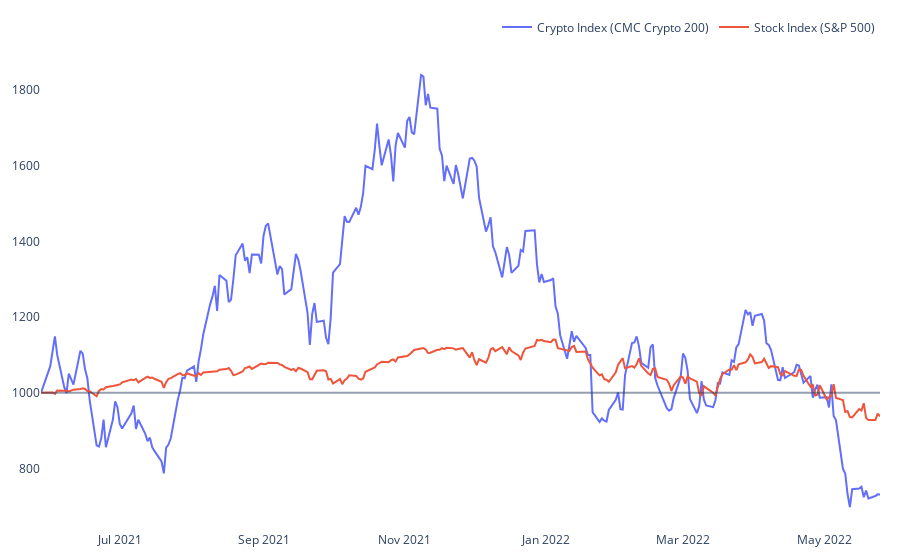

Here is the notebook cell this chart was saved with:
### Markdown cell above
<a class="anchor" id="crypto-stock-compare">

# 7. Crypto-Stock Portfolio Comparison

</a>

### Code cell
#### CLEANUP DATA
# get full data from yahoo finance
s_p = yf.Ticker("^GSPC")
crypto_index = yf.Ticker("^CMC200")
# get historical data for 1y
hist_sp = s_p.history(period="1y")
hist_crypto = crypto_index.history(period="1y")
# reset index to get date as column
hist_sp = hist_sp.reset_index()
hist_crypto = hist_crypto.reset_index()
# setup column names for plot df
column_names = ["Date", "CloseCrypto", "CloseStock",'InvestCryptoVal','InvestStockVal']
# create plot df
df_plot = pd.DataFrame(columns = column_names)
# populate date, stock and crypto prices
df_plot = df_plot.assign(Date=hist_crypto['Date'], CloseCrypto=hist_crypto['Close'], CloseStock=hist_sp['Close'])
# remove empties of last 2 rows 
df_plot = df_plot[0:-2]
# getting percent change day to day
df_plot['InvestCryptoChang'] = df_plot['CloseCrypto'].pct_change() + 1
df_plot['InvestStockChang'] = df_plot['CloseStock'].pct_change() + 1
# initializing the investment with $1000
df_plot.loc[0:0, ('InvestCryptoVal','InvestBondVal','InvestStockVal')] = 1000
# calculate how much that 1000 would change day to day
for i in range(1, len(df_plot)):
    df_plot.loc[i, 'InvestCryptoVal'] = df_plot.loc[i-1, 'InvestCryptoVal'] * df_plot.loc[i, 'InvestCryptoChang']
    df_plot.loc[i, 'InvestStockVal'] = df_plot.loc[i-1, 'InvestStockVal'] * df_plot.loc[i, 'InvestStockChang']


#### CREATE CHART 
fig = go.Figure()
fig.add_trace(go.Scatter(x=df_plot['Date'], y=df_plot['InvestCryptoVal'],
                    mode='lines',
                    name='Crypto Index (CMC Crypto 200)'))

fig.add_trace(go.Scatter(x=df_plot['Date'], y=df_plot['InvestStockVal'],
                    mode='lines',
                    name='Stock Index (S&P 500)'))
fig.add_hline(y=1000, opacity=0.5)
fig.update_layout(
    margin={'t': 20, 'l': 20, 'r': 20, 'b': 20},
    legend=dict(
        orientation="h",
        yanchor="bottom",
        y=1.02,
        xanchor="right",
        x=1),
    paper_bgcolor='rgba(0,0,0,0)',
    plot_bgcolor='rgba(0,0,0,0)',
)

fig.show()

### Figure 1 — Plotly figure (JSON) as saved in the notebook; plotly's stock layout.template omitted (floating-point values rounded to 4 significant figures; data arrays with more than 128 entries replaced by an {"elided": "..."} marker saying what was removed)
{"data": [{"mode": "lines", "name": "Crypto Index (CMC Crypto 200)", "type": "scatter", "x": {"elided": "250 str values"}, "y": {"elided": "250 float values"}}, {"mode": "lines", "name": "Stock Index (S&P 500)", "type": "scatter", "x": {"elided": "250 str values"}, "y": {"elided": "250 float values"}}], "layout": {"legend": {"orientation": "h", "x": 1, "xanchor": "right", "y": 1.02, "yanchor": "bottom"}, "margin": {"b": 20, "l": 20, "r": 20, "t": 20}, "paper_bgcolor": "rgba(0,0,0,0)", "plot_bgcolor": "rgba(0,0,0,0)", "shapes": [{"opacity": 0.5, "type": "line", "x0": 0, "x1": 1, "xref": "x domain", "y0": 1000, "y1": 1000, "yref": "y"}]}}
